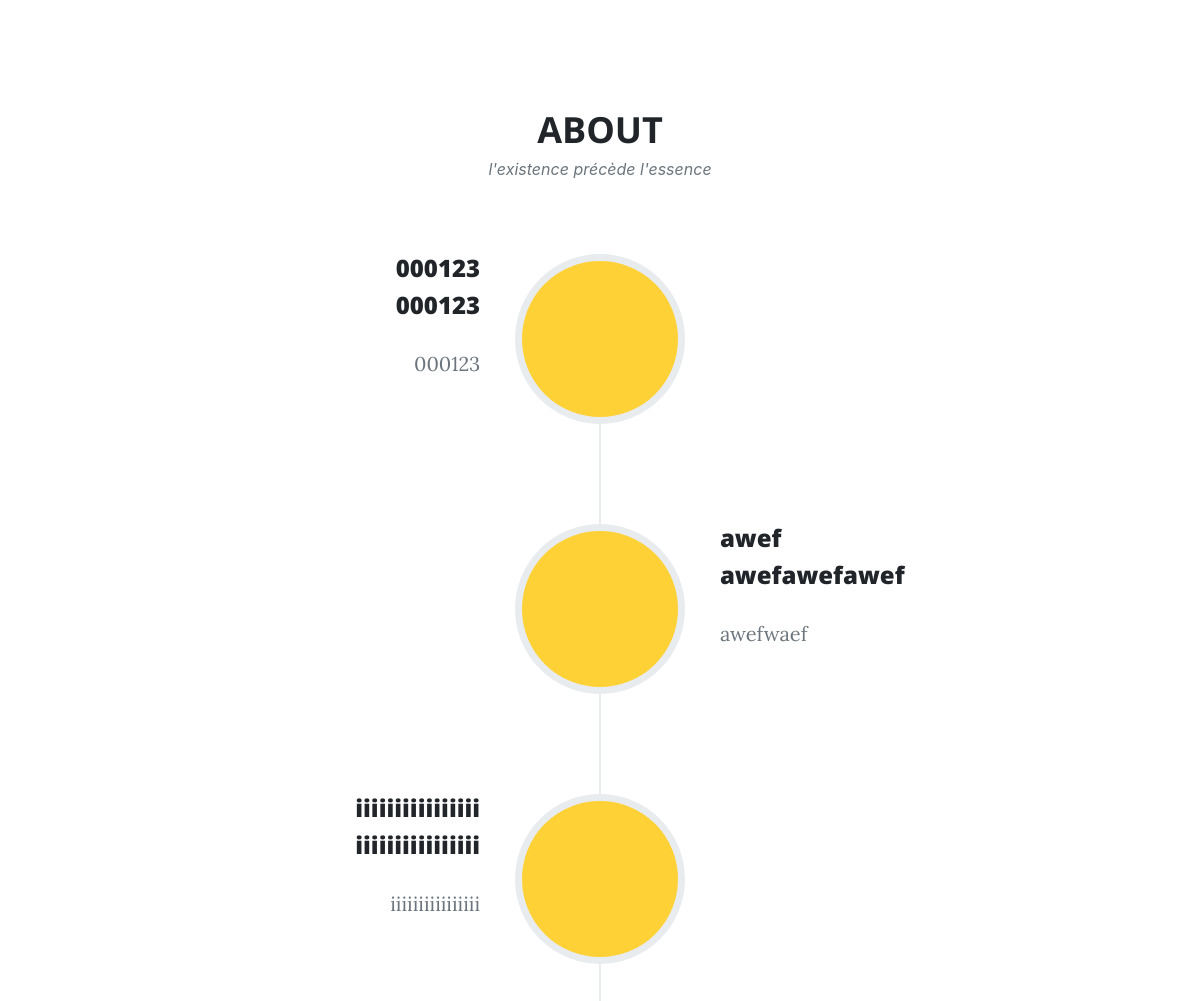
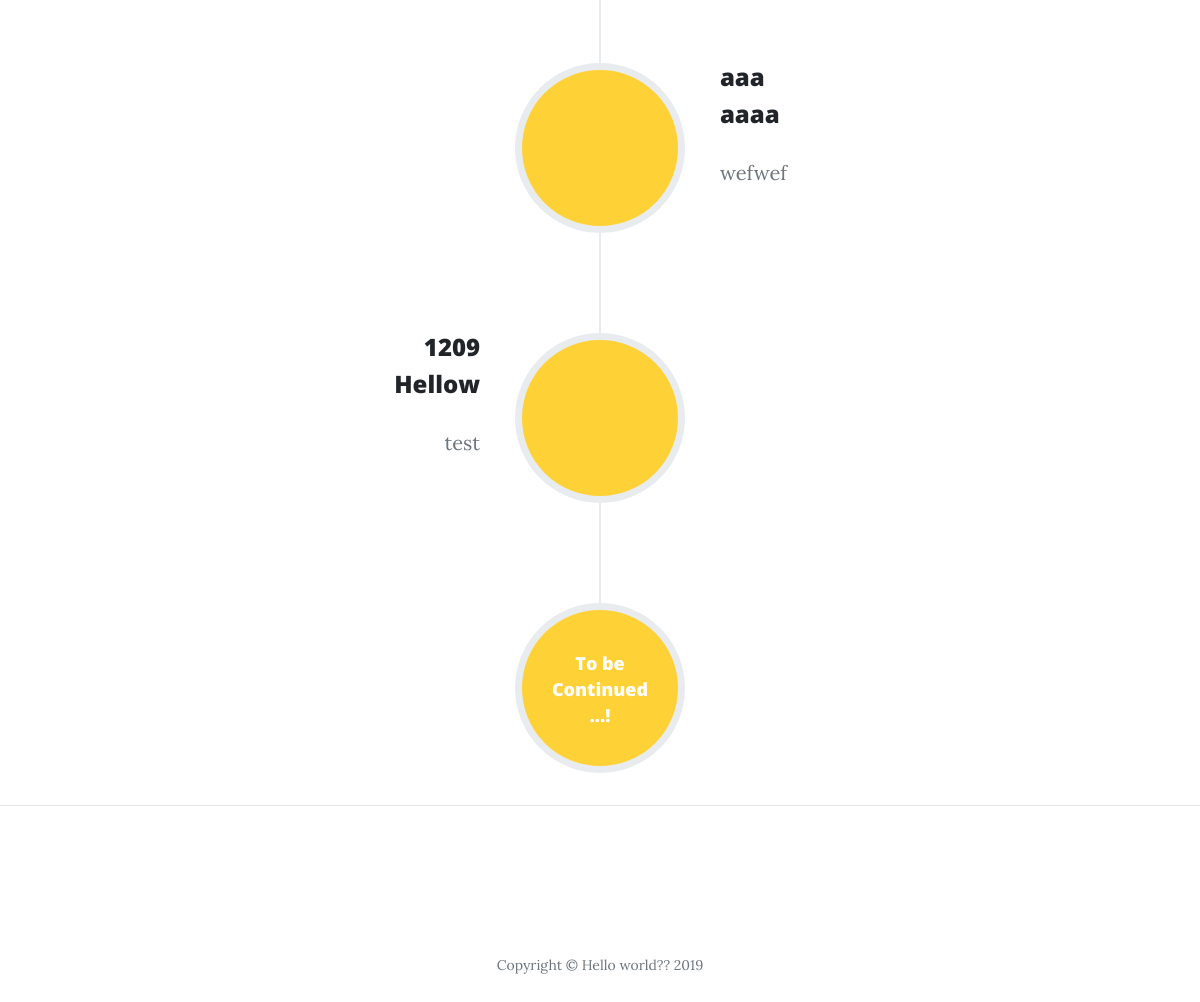
The app's page / (lower part), older data (2 pictures, top to bottom).
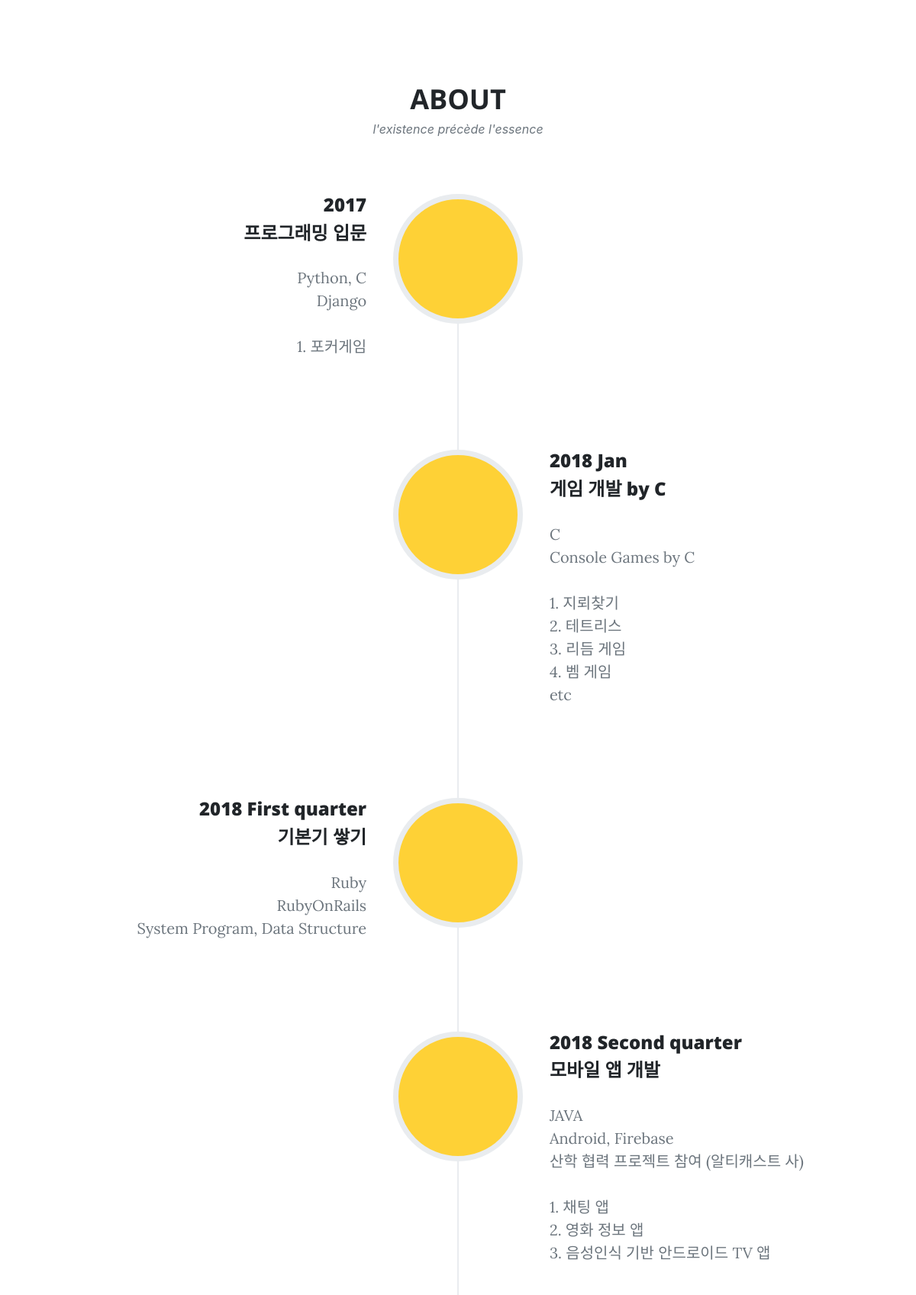
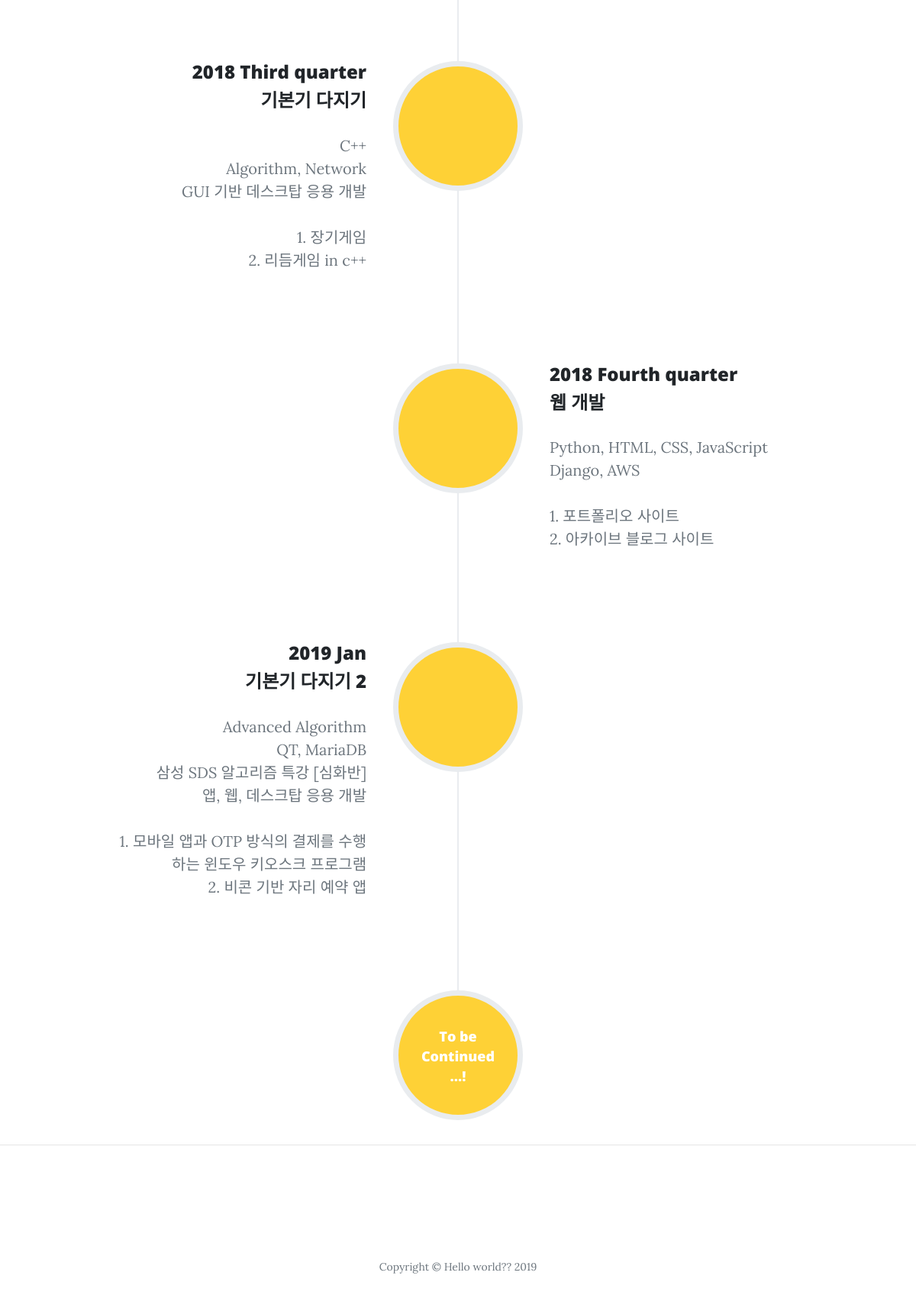
The same page, newer data (2 pictures, top to bottom).
### mainapp/models.py (models this page shows)
class TimeLine(models.Model):
    date = models.CharField(max_length=200)
    title = models.CharField(max_length=200)
    subtitle =  models.TextField()
    contents =  models.TextField()
    image = models.FileField(upload_to='documents/About/img/')
    cover = models.ImageField(upload_to='About/cover/',  null = True, blank = True)

### mainapp/views.py (the view)
# urls.py: path('', index, name = 'index'),
def index(request):
    timelineList = TimeLine.objects.all().order_by('subtitle')
    return render(request, 'mainapp/index.html',
        {'timelineList':timelineList
        })

### mainapp/templates/mainapp/index.html (shortened to what this page needs)
{% load staticfiles %}
<!DOCTYPE html>
<html lang="en">
<head>
  <link href='{% static "mainapp/vendor/bootstrap/css/bootstrap.min.css" %}' rel="stylesheet">
  <link href='{% static "mainapp/vendor/fontawesome-free/css/all.min.css" %}' rel="stylesheet" type="text/css">
  <link href='{% static "mainapp/css/clean-blog.css" %}' rel="stylesheet">
</head>
<body>
  <section id="about">
    <div class="container">
      <div class="row">
        <div class="col-lg-12 text-center">
          <h2 class="section-heading text-uppercase">About</h2>
          <h3 class="section-subheading text-muted">l'existence précède l'essence</h3>
        </div>
      </div>
      <div class="row">
        <div class="col-lg-12">
          <ul class="timeline">
            {% for timeline in timelineList%}
              {% if forloop.counter0|divisibleby:2 %}
                <li>
              <div class="timeline-image">
              </div>
              <div class="timeline-panel">
                <div class="timeline-heading">
                  <h4>{{timeline.date}}</h4>
                  <h4 class="subheading">{{timeline.title}}</h4>
                </div>
                <div class="timeline-body">
                  <p class="text-muted">{{timeline.contents | linebreaksbr}} </p>
                </div>
              </div>
            </li>
              {% else %}
              <li class="timeline-inverted">
              <div class="timeline-image">
              </div>
              <div class="timeline-panel">
                <div class="timeline-heading">
                  <h4>{{timeline.date}}</h4>
                  <h4 class="subheading">{{timeline.title}}</h4>
                </div>
                <div class="timeline-body">
                  <p class="text-muted">{{timeline.contents | linebreaksbr}}</p>
                </div>
              </div>
            </li>
              {% endif %}
            {% endfor %}
            <li class="timeline-inverted">
              <div class="timeline-image">
                <h4>To be
                  <br>Continued
                  <br>...!</h4>
              </div>
            </li>
          </ul>
        </div>
      </div>
    </div>
  </section>
  <hr>
  <footer>
    <div class="container">
      <div class="row">
        <div class="col-lg-8 col-md-10 mx-auto">
          <ul class="list-inline text-center">
            <li class="list-inline-item">
              <a href="https://github.com/horoyoii">
                <span class="fa-stack fa-lg">
                  <i class="fas fa-circle fa-stack-2x"></i>
                  <i class="fab fa-github fa-stack-1x fa-inverse"></i>
                </span>
              </a>
            </li>
          </ul>
          <p class="copyright text-muted">Copyright &copy; Hello world?? 2019</p>
        </div>
      </div>
    </div>
  </footer>
</body>
</html>

### mainapp/static/mainapp/css/clean-blog.css (style rules this page uses)
body { font-size: 20px; color: #212529; font-family: 'Lora', 'Times New Roman', serif; }
p { line-height: 1.5; margin: 30px 0; }
h1, h2, h3, h4, h5, h6 { font-weight: 800; font-family: 'Open Sans', 'Helvetica Neue', Helvetica, Arial, sans-serif; }
a { color: #212529; -webkit-transition: all 0.2s; transition: all 0.2s; }
.section-heading { font-size: 36px; font-weight: 700; margin-top: 60px; }
footer { padding: 50px 0 65px; }
footer .list-inline { margin: 0; padding: 0; }
footer .copyright { font-size: 14px; margin-bottom: 0; text-align: center; }
.timeline { position: relative; padding: 0; list-style: none; }
.timeline:before { position: absolute; top: 0; bottom: 0; left: 40px; width: 2px; margin-left: -1.5px; content: ''; background-color: #e9ecef; }
.timeline > li { position: relative; min-height: 50px; margin-bottom: 50px; }
.timeline > li:after, .timeline > li:before { display: table; content: ' '; }
.timeline > li:after { clear: both; }
.timeline > li .timeline-panel { position: relative; float: right; width: 100%; padding: 0 20px 0 100px; text-align: left; }
.timeline > li .timeline-panel:before { right: auto; left: -15px; border-right-width: 15px; border-left-width: 0; }
.timeline > li .timeline-panel:after { right: auto; left: -14px; border-right-width: 14px; border-left-width: 0; }
.timeline > li .timeline-image { position: absolute; z-index: 100; left: 0; width: 80px; height: 80px; margin-left: 0; text-align: center; color: white; border: 7px solid #e9ecef; border-radius: 100%; background-color: #fed136; }
.timeline > li .timeline-image h4 { font-size: 10px; line-height: 14px; margin-top: 12px; }
.timeline > li.timeline-inverted > .timeline-panel { float: right; padding: 0 20px 0 100px; text-align: left; }
.timeline > li.timeline-inverted > .timeline-panel:before { right: auto; left: -15px; border-right-width: 15px; border-left-width: 0; }
.timeline > li.timeline-inverted > .timeline-panel:after { right: auto; left: -14px; border-right-width: 14px; border-left-width: 0; }
.timeline > li:last-child { margin-bottom: 0; }
.timeline .timeline-heading h4 { margin-top: 0; color: inherit; }
.timeline .timeline-heading h4.subheading { text-transform: none; }
.timeline .timeline-body > ul, .timeline .timeline-body > p { margin-bottom: 0; }
@media (min-width: 768px) { .timeline:before { left: 50%; } }
@media (min-width: 768px) { .timeline > li { min-height: 100px; margin-bottom: 100px; } }
@media (min-width: 768px) { .timeline > li .timeline-panel { float: left; width: 41%; padding: 0 20px 20px 30px; text-align: right; } }
@media (min-width: 768px) { .timeline > li .timeline-image { left: 50%; width: 100px; height: 100px; margin-left: -50px; } }
@media (min-width: 768px) { .timeline > li .timeline-image h4 { font-size: 13px; line-height: 18px; margin-top: 16px; } }
@media (min-width: 768px) { .timeline > li.timeline-inverted > .timeline-panel { float: right; padding: 0 30px 20px 20px; text-align: left; } }
@media (min-width: 992px) { .timeline > li { min-height: 150px; } }
@media (min-width: 992px) { .timeline > li .timeline-panel { padding: 0 20px 20px; } }
@media (min-width: 992px) { .timeline > li .timeline-image { width: 150px; height: 150px; margin-left: -75px; } }
@media (min-width: 992px) { .timeline > li .timeline-image h4 { font-size: 18px; line-height: 26px; margin-top: 30px; } }
@media (min-width: 992px) { .timeline > li.timeline-inverted > .timeline-panel { padding: 0 20px 20px; } }
@media (min-width: 1200px) { .timeline > li { min-height: 170px; } }
@media (min-width: 1200px) { .timeline > li .timeline-panel { padding: 0 20px 20px 100px; } }
@media (min-width: 1200px) { .timeline > li .timeline-image { width: 170px; height: 170px; margin-left: -85px; } }
@media (min-width: 1200px) { .timeline > li .timeline-image h4 { margin-top: 40px; } }
@media (min-width: 1200px) { .timeline > li.timeline-inverted > .timeline-panel { padding: 0 100px 20px 20px; } }
section h3.section-subheading { font-size: 16px; font-weight: 400; font-style: italic; margin-bottom: 75px; text-transform: none; font-family: 'Droid Serif', -apple-system, BlinkMacSystemFont, 'Segoe UI', Roboto, 'Helvetica Neue', Arial, sans-serif, 'Apple Color Emoji', 'Segoe UI Emoji', 'Segoe UI Symbol', 'Noto Color Emoji'; }

Row changes from the older to the newer data that the page shows:
removed TimeLine: date "000123", title "000123", contents "000123"
removed TimeLine: date "awef", title "awefawefawef", contents "awefwaef"
removed TimeLine: date "iiiiiiiiiiiiiiii", title "iiiiiiiiiiiiiiii", contents "iiiiiiiiiiiiiiii"
removed TimeLine: date "aaa", title "aaaa", contents "wefwef"
removed TimeLine: date "1209", title "Hellow", contents "test"
added TimeLine: date "2017", title "프로그래밍 입문", contents "Python, C Django 1. 포커게임"
added TimeLine: date "2018 Jan", title "게임 개발 by C", contents "C Console Games by C 1. 지뢰찾기 2. 테트리스 3. 리듬 게임 4. 벰 게임 etc"
added TimeLine: date "2018 First quarter", title "기본기 쌓기", contents "Ruby RubyOnRails System Program, Data Structure"
added TimeLine: date "2018 Second quarter", title "모바일 앱 개발", contents "JAVA Android, Firebase 산학 협력 프로젝트 참여 (알티캐스트 사) 1. 채팅 앱 2. 영화 정보 앱 3. 음성인식 기반 안드로이드 TV 앱"
added TimeLine: date "2018 Third quarter", title "기본기 다지기", contents "C++ Algorithm, Network GUI 기반 데스크탑 응용 개발 1. 장기게임 2. 리듬게임 in c++"
added TimeLine: date "2018 Fourth quarter", title "웹 개발", contents "Python, HTML, CSS, JavaScript Django, AWS 1. 포트폴리오 사이트 2. 아카이브 블로그 사이트"
added TimeLine: date "2019 Jan", title "기본기 다지기 2", contents "Advanced Algorithm QT, MariaDB 삼성 SDS 알고리즘 특강 [심화반] 앱, 웹, 데스크탑 응용 개발 1. 모바일 앱과 OTP 방식의 결제를 수행하는 윈도우 키오스크 프로그램 2. 비콘 기반 자리 예약 앱"
